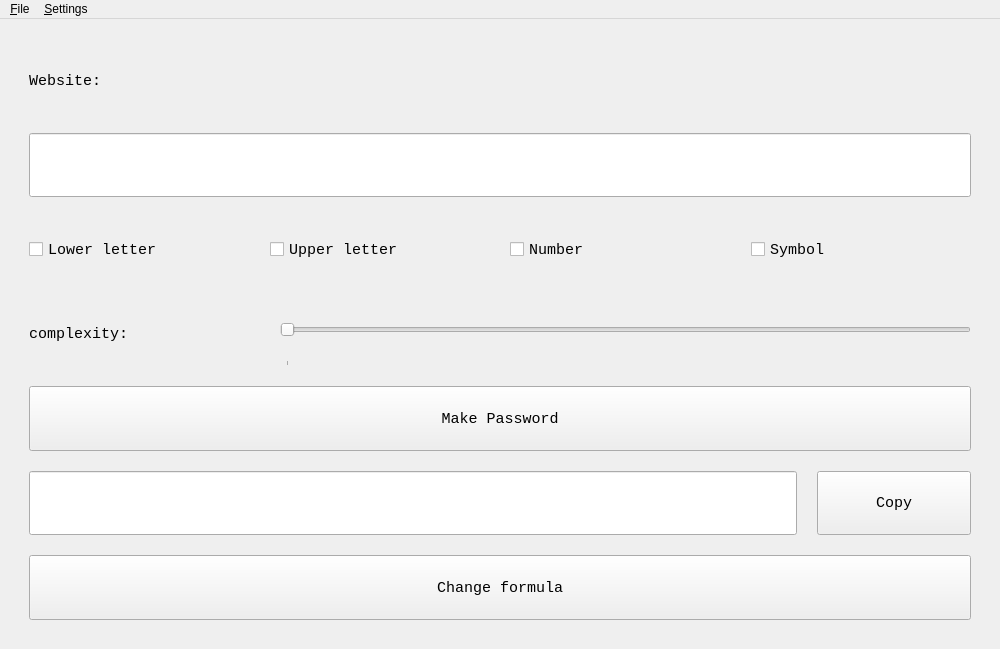
<?xml version="1.0" encoding="UTF-8"?>
<ui version="4.0">
 <class>MainWindow</class>
 <widget class="QMainWindow" name="MainWindow">
  <property name="geometry">
   <rect>
    <x>0</x>
    <y>0</y>
    <width>1000</width>
    <height>649</height>
   </rect>
  </property>
  <property name="windowTitle">
   <string>Password Maker</string>
  </property>
  <widget class="QWidget" name="centralwidget">
   <layout class="QVBoxLayout" name="verticalLayout_2">
    <item>
     <layout class="QVBoxLayout" name="vLayout1">
      <property name="spacing">
       <number>20</number>
      </property>
      <property name="leftMargin">
       <number>20</number>
      </property>
      <property name="topMargin">
       <number>20</number>
      </property>
      <property name="rightMargin">
       <number>20</number>
      </property>
      <property name="bottomMargin">
       <number>20</number>
      </property>
      <item>
       <widget class="QLabel" name="label1">
        <property name="sizePolicy">
         <sizepolicy hsizetype="MinimumExpanding" vsizetype="Minimum">
          <horstretch>0</horstretch>
          <verstretch>0</verstretch>
         </sizepolicy>
        </property>
        <property name="minimumSize">
         <size>
          <width>740</width>
          <height>50</height>
         </size>
        </property>
        <property name="font">
         <font>
          <family>Consolas</family>
          <pointsize>11</pointsize>
         </font>
        </property>
        <property name="text">
         <string>Website:</string>
        </property>
       </widget>
      </item>
      <item>
       <widget class="QLineEdit" name="input_web">
        <property name="sizePolicy">
         <sizepolicy hsizetype="MinimumExpanding" vsizetype="Minimum">
          <horstretch>0</horstretch>
          <verstretch>0</verstretch>
         </sizepolicy>
        </property>
        <property name="minimumSize">
         <size>
          <width>740</width>
          <height>50</height>
         </size>
        </property>
        <property name="font">
         <font>
          <family>Consolas</family>
          <pointsize>11</pointsize>
         </font>
        </property>
       </widget>
      </item>
      <item>
       <layout class="QHBoxLayout" name="hLayout4">
        <property name="spacing">
         <number>20</number>
        </property>
        <item>
         <widget class="QCheckBox" name="has_ll">
          <property name="sizePolicy">
           <sizepolicy hsizetype="MinimumExpanding" vsizetype="Minimum">
            <horstretch>0</horstretch>
            <verstretch>0</verstretch>
           </sizepolicy>
          </property>
          <property name="minimumSize">
           <size>
            <width>170</width>
            <height>50</height>
           </size>
          </property>
          <property name="font">
           <font>
            <family>Consolas</family>
            <pointsize>11</pointsize>
           </font>
          </property>
          <property name="text">
           <string>Lower letter</string>
          </property>
         </widget>
        </item>
        <item>
         <widget class="QCheckBox" name="has_ul">
          <property name="sizePolicy">
           <sizepolicy hsizetype="MinimumExpanding" vsizetype="Minimum">
            <horstretch>0</horstretch>
            <verstretch>0</verstretch>
           </sizepolicy>
          </property>
          <property name="minimumSize">
           <size>
            <width>170</width>
            <height>50</height>
           </size>
          </property>
          <property name="font">
           <font>
            <family>Consolas</family>
            <pointsize>11</pointsize>
           </font>
          </property>
          <property name="text">
           <string>Upper letter</string>
          </property>
         </widget>
        </item>
        <item>
         <widget class="QCheckBox" name="has_nb">
          <property name="sizePolicy">
           <sizepolicy hsizetype="MinimumExpanding" vsizetype="Minimum">
            <horstretch>0</horstretch>
            <verstretch>0</verstretch>
           </sizepolicy>
          </property>
          <property name="minimumSize">
           <size>
            <width>170</width>
            <height>50</height>
           </size>
          </property>
          <property name="font">
           <font>
            <family>Consolas</family>
            <pointsize>11</pointsize>
           </font>
          </property>
          <property name="text">
           <string>Number</string>
          </property>
         </widget>
        </item>
        <item>
         <widget class="QCheckBox" name="has_sb">
          <property name="sizePolicy">
           <sizepolicy hsizetype="MinimumExpanding" vsizetype="Minimum">
            <horstretch>0</horstretch>
            <verstretch>0</verstretch>
           </sizepolicy>
          </property>
          <property name="minimumSize">
           <size>
            <width>170</width>
            <height>50</height>
           </size>
          </property>
          <property name="font">
           <font>
            <family>Consolas</family>
            <pointsize>11</pointsize>
           </font>
          </property>
          <property name="text">
           <string>Symbol</string>
          </property>
         </widget>
        </item>
       </layout>
      </item>
      <item>
       <layout class="QHBoxLayout" name="hLayout3">
        <item>
         <widget class="QLabel" name="label2">
          <property name="sizePolicy">
           <sizepolicy hsizetype="Minimum" vsizetype="Minimum">
            <horstretch>1</horstretch>
            <verstretch>0</verstretch>
           </sizepolicy>
          </property>
          <property name="minimumSize">
           <size>
            <width>185</width>
            <height>50</height>
           </size>
          </property>
          <property name="font">
           <font>
            <family>Consolas</family>
            <pointsize>11</pointsize>
           </font>
          </property>
          <property name="text">
           <string>complexity:</string>
          </property>
         </widget>
        </item>
        <item>
         <widget class="QSlider" name="complexity">
          <property name="sizePolicy">
           <sizepolicy hsizetype="MinimumExpanding" vsizetype="Minimum">
            <horstretch>3</horstretch>
            <verstretch>0</verstretch>
           </sizepolicy>
          </property>
          <property name="minimumSize">
           <size>
            <width>555</width>
            <height>50</height>
           </size>
          </property>
          <property name="font">
           <font>
            <family>Consolas</family>
            <pointsize>11</pointsize>
           </font>
          </property>
          <property name="minimum">
           <number>1</number>
          </property>
          <property name="maximum">
           <number>5</number>
          </property>
          <property name="orientation">
           <enum>Qt::Horizontal</enum>
          </property>
          <property name="tickPosition">
           <enum>QSlider::TicksBelow</enum>
          </property>
         </widget>
        </item>
       </layout>
      </item>
      <item>
       <widget class="QPushButton" name="make_psw">
        <property name="sizePolicy">
         <sizepolicy hsizetype="MinimumExpanding" vsizetype="Minimum">
          <horstretch>0</horstretch>
          <verstretch>0</verstretch>
         </sizepolicy>
        </property>
        <property name="minimumSize">
         <size>
          <width>740</width>
          <height>50</height>
         </size>
        </property>
        <property name="font">
         <font>
          <family>Consolas</family>
          <pointsize>11</pointsize>
         </font>
        </property>
        <property name="text">
         <string>Make Password</string>
        </property>
       </widget>
      </item>
      <item>
       <layout class="QHBoxLayout" name="hLayout2">
        <property name="spacing">
         <number>20</number>
        </property>
        <item>
         <widget class="QLineEdit" name="show_psw">
          <property name="sizePolicy">
           <sizepolicy hsizetype="MinimumExpanding" vsizetype="Minimum">
            <horstretch>5</horstretch>
            <verstretch>0</verstretch>
           </sizepolicy>
          </property>
          <property name="minimumSize">
           <size>
            <width>600</width>
            <height>50</height>
           </size>
          </property>
          <property name="font">
           <font>
            <family>Consolas</family>
            <pointsize>11</pointsize>
           </font>
          </property>
          <property name="echoMode">
           <enum>QLineEdit::Password</enum>
          </property>
          <property name="readOnly">
           <bool>true</bool>
          </property>
         </widget>
        </item>
        <item>
         <widget class="QPushButton" name="copy_psw">
          <property name="sizePolicy">
           <sizepolicy hsizetype="MinimumExpanding" vsizetype="Minimum">
            <horstretch>1</horstretch>
            <verstretch>0</verstretch>
           </sizepolicy>
          </property>
          <property name="minimumSize">
           <size>
            <width>120</width>
            <height>50</height>
           </size>
          </property>
          <property name="font">
           <font>
            <family>Consolas</family>
            <pointsize>11</pointsize>
           </font>
          </property>
          <property name="text">
           <string>Copy</string>
          </property>
         </widget>
        </item>
       </layout>
      </item>
      <item>
       <layout class="QHBoxLayout" name="hLayout1">
        <property name="spacing">
         <number>20</number>
        </property>
        <item>
         <widget class="QPushButton" name="change_formula">
          <property name="sizePolicy">
           <sizepolicy hsizetype="MinimumExpanding" vsizetype="Minimum">
            <horstretch>0</horstretch>
            <verstretch>0</verstretch>
           </sizepolicy>
          </property>
          <property name="minimumSize">
           <size>
            <width>740</width>
            <height>50</height>
           </size>
          </property>
          <property name="font">
           <font>
            <family>Consolas</family>
            <pointsize>11</pointsize>
           </font>
          </property>
          <property name="text">
           <string>Change formula</string>
          </property>
         </widget>
        </item>
       </layout>
      </item>
     </layout>
    </item>
   </layout>
  </widget>
  <widget class="QMenuBar" name="menubar">
   <property name="geometry">
    <rect>
     <x>0</x>
     <y>0</y>
     <width>1000</width>
     <height>24</height>
    </rect>
   </property>
   <widget class="QMenu" name="menuFile">
    <property name="title">
     <string>&amp;File</string>
    </property>
    <addaction name="import_formula"/>
    <addaction name="save_formula"/>
   </widget>
   <widget class="QMenu" name="menuSettings">
    <property name="title">
     <string>&amp;Settings</string>
    </property>
    <addaction name="set_font"/>
    <addaction name="set_style"/>
   </widget>
   <addaction name="menuFile"/>
   <addaction name="menuSettings"/>
  </widget>
  <action name="import_formula">
   <property name="text">
    <string>&amp;Import formula</string>
   </property>
   <property name="shortcut">
    <string>Ctrl+S</string>
   </property>
  </action>
  <action name="save_formula">
   <property name="text">
    <string>&amp;Save formula</string>
   </property>
   <property name="shortcut">
    <string>Ctrl+O</string>
   </property>
  </action>
  <action name="set_font">
   <property name="text">
    <string>Set &amp;font</string>
   </property>
   <property name="shortcut">
    <string>Ctrl+F</string>
   </property>
  </action>
  <action name="set_style">
   <property name="text">
    <string>Set &amp;style</string>
   </property>
   <property name="shortcut">
    <string>Ctrl+T</string>
   </property>
  </action>
 </widget>
 <tabstops>
  <tabstop>input_web</tabstop>
  <tabstop>has_ul</tabstop>
  <tabstop>has_nb</tabstop>
  <tabstop>has_sb</tabstop>
  <tabstop>complexity</tabstop>
  <tabstop>make_psw</tabstop>
  <tabstop>copy_psw</tabstop>
  <tabstop>show_psw</tabstop>
  <tabstop>change_formula</tabstop>
 </tabstops>
 <resources/>
 <connections/>
</ui>
